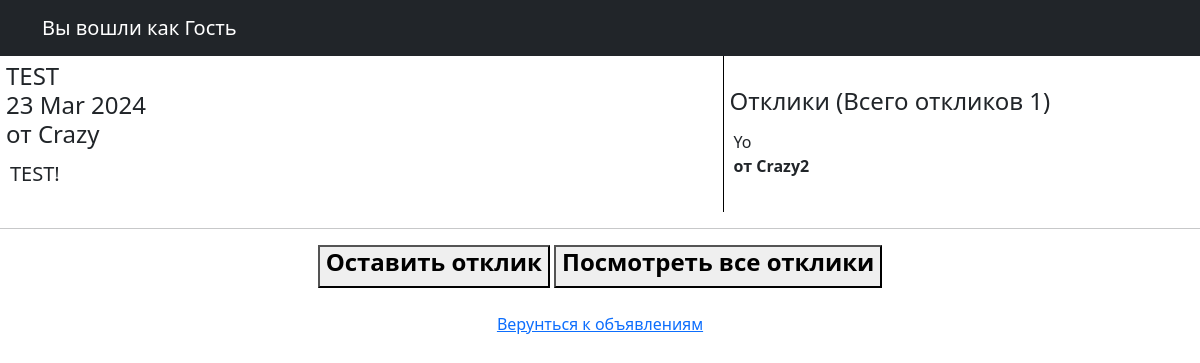
Page /posts/27 on the committed database.
### PostBoard_main/models.py (models this page shows, shortened)
class Posts(models.Model):
    tanks = 'TK'
    healers = 'HL'
    damage_dealers = 'DD'
    merchants = 'MR'
    guild_masters = 'GM'
    quest_givers = 'QG'
    smiths = 'SM'
    leather_workers = 'LW'
    potion_masters = 'PM'
    enchanters = 'EH'
    TYPE = [
        (tanks, 'Танки'), (healers, 'Хилеры'), (damage_dealers, 'ДД'), (merchants, 'Торговцы'),
        (guild_masters, 'Гильдмастера'), (quest_givers, 'Квестгиверы'), (smiths, 'Кузнецы'),
        (leather_workers, 'Кожевники'), (potion_masters, 'Зельевары'), (enchanters, 'Мастера заклинаний')
    ]
    type_post = models.CharField(max_length=2, choices=TYPE, default='MR', verbose_name='Время публикации')
    time_in = models.DateTimeField(auto_now_add=True, verbose_name='Время публикации')
    headline = models.CharField(max_length=128, verbose_name='Заголовок')
    text = RichTextUploadingField(config_name='my-toolbar', verbose_name='Текст')
    category = models.ForeignKey(Category, on_delete=models.CASCADE, related_name='category', verbose_name='Категория')
    to_reg_user = models.ForeignKey(RegUsers, on_delete=models.CASCADE, verbose_name='Автор')

class RegUsers(models.Model):
    reg_user = models.OneToOneField(User,  on_delete=models.CASCADE)
    code = models.CharField(max_length=6, blank=True, null=True, default=None)

class Response(models.Model):
    time_in = models.DateTimeField(auto_now_add=True)
    text = models.TextField()
    res_user = models.ForeignKey(User, on_delete=models.CASCADE, related_name='reply_user', verbose_name='Автор')
    res_post = models.ForeignKey(Posts, on_delete=models.CASCADE, related_name='reply', verbose_name='Пост')
    status = models.BooleanField(default=False)

### PostBoard_main/views.py (the view)
# urls.py: path('<int:pk>', PostDetail.as_view(), name='post_detail'),
class PostDetail(DetailView):
    raise_exception = True
    model = Posts
    template_name = 'post_detail.html'
    context_object_name = 'post'
    response_form = ResponseForm
    def get_context_data(self, **kwargs):
        context = super().get_context_data(**kwargs)
        pk = self.kwargs['pk']
        form = ResponseForm()
        post = get_object_or_404(Posts, pk=pk)
        responses = post.reply.all()
        context['post'] = post
        context['responses'] = responses
        context['form'] = form
        return context

### templates/post_detail.html (shortened to what this page needs)
<!DOCTYPE html>
{% load static %}
<head>
    <link href="{% static 'css/styles.css' %}" rel="stylesheet" />
</head>
<body>
    <nav class="navbar navbar-expand-lg navbar-dark bg-dark static-top">
            {% if not request.user.is_authenticated %}
            <div class="container">
                <a class="navbar-brand" href="#">Вы вошли как Гость</a>
            </div>
                {% endif %}
    </nav>
        <table>
            <tr>
                <td id="leftcol">
                    <div class="body">
                        <table>
                            <tr>
                                <th>
                                    <h4>{{ post.headline }} <br> {{ post.time_in|date:'d M Y' }} <br> от {{ post.to_reg_user.reg_user }}</h4>
                                </th>
                            </tr>
                            <tr>
                                <td><h5>{{ post.text|safe }}</h5></td>
                            </tr>
                        </table>
                    </div>
                </td>
                <td id="rightcol">
                    <div class="body">
                        <table>
                            <tr>
                                <th>
                                    <h4>Отклики (Всего откликов {{ responses.count }})</h4>
                                </th>
                                <th></th>
                            </tr>
                            <tr>
                                {% if responses %}
                                    {% for response in responses %}
                                        <tr>
                                            <td>{{ response.text }}
                                                <br> <strong>от {{ response.res_user }}</strong>
                                            </td>
                                            <td>
                                            </td>
                                            <td>
                                            </td>
                                        </tr>
                                    {% endfor %}
                                {% else %}
                                <td>
                                    <h7>Откликов совсем нет</h7>
                                </td>
                                {% endif %}
                            </tr>
                        </table>
                    </div>
                </td>
            </tr>
        </table>
            <div class="col-lg-12 text-center">
                <hr>
                {% if post.to_reg_user.reg_user != request.user %}
                <button>
                    <a class="nav-link" href="{% url 'add_response' pk=post.id %}">
                        <h4><strong>Оставить отклик</strong></h4>
                    </a>
                </button>
                {% endif %}
                <button>
                    <a class="nav-link" href="{% url 'responses' %}">
                        <h4><strong>Посмотреть все отклики</strong></h4>
                    </a>
                </button>
                <br>
                <br>
                <a href="{% url 'posts' %}"> Верунться к объявлениям </a>
            </div>
</body>
</html>

### templates/post_detail.html (style rules this page uses)
.body { max-width: 1000px; }
TD { vertical-align: center; padding: 5px; }
TD#leftcol { float: center; width: 1250px; }
TD#rightcol { border-left: 1px solid #000; float: center; width: 750px; }

### rows in the picture
Posts: headline "TEST", time_in "23 Mar 2024", to_reg_user.reg_user "Crazy", text "TEST!", count "1"
Response: text "Yo", res_user "Crazy2"
